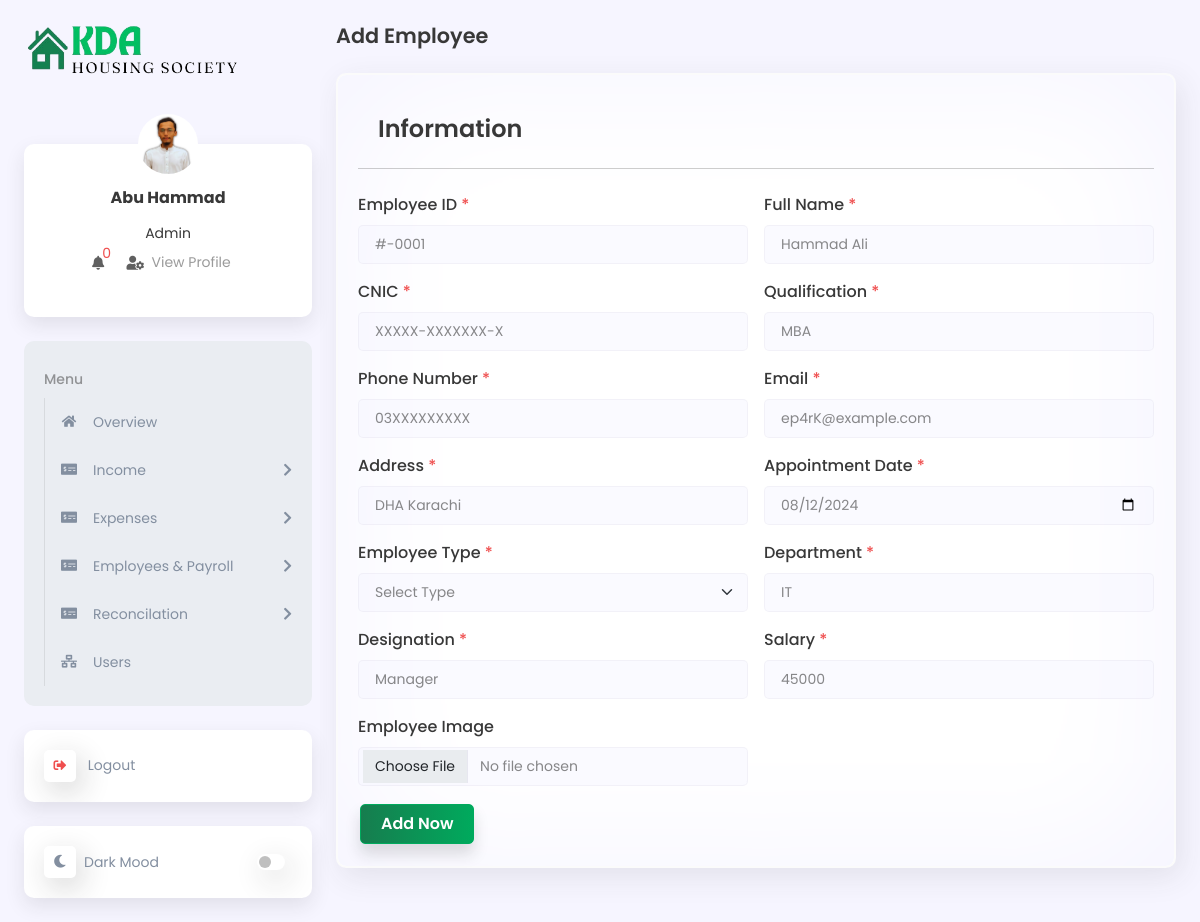
The page /addEmployeeQRCode.php (signed in) on the database as committed earlier.
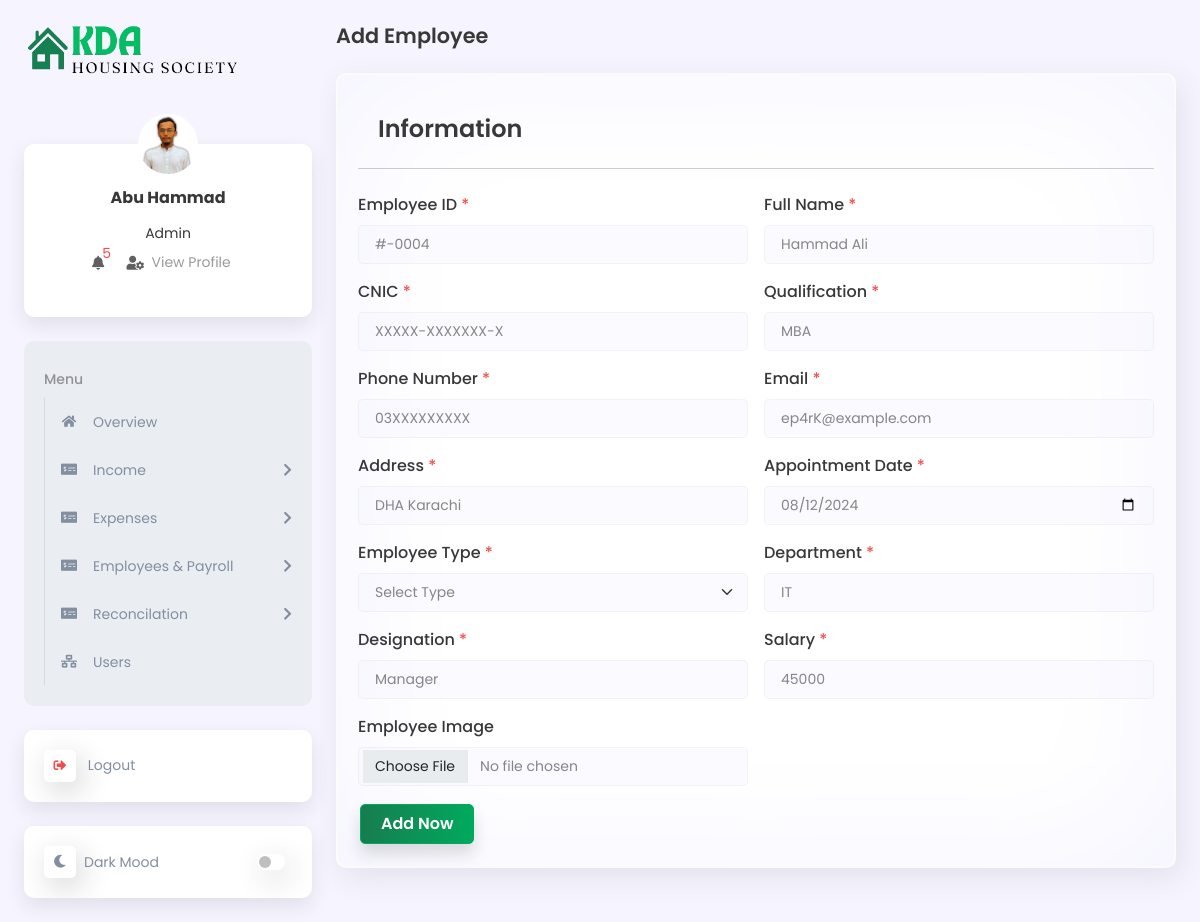
The same page on the database as committed later.
### tables this page shows
CREATE TABLE `employees` (
  `employee_id` int(11) NOT NULL,
  `employeeID` varchar(255) DEFAULT NULL,
  `employee_full_name` varchar(255) DEFAULT NULL,
  `employee_cnic` varchar(255) DEFAULT NULL,
  `employee_qualification` varchar(255) DEFAULT NULL,
  `employee_contact` varchar(255) DEFAULT NULL,
  `employee_email` varchar(255) DEFAULT NULL,
  `employee_address` varchar(255) DEFAULT NULL,
  `employee_image` varchar(255) DEFAULT NULL,
  `appointment_date` varchar(255) DEFAULT NULL,
  `employement_type` enum('permanent','contract') DEFAULT NULL,
  `QRcode` varchar(255) DEFAULT NULL,
  `department` varchar(255) DEFAULT NULL,
  `designation` varchar(255) DEFAULT NULL,
  `salary` varchar(100) DEFAULT NULL,
  `added_on` varchar(100) DEFAULT NULL,
  `added_by` varchar(100) DEFAULT NULL,
  `updated_on` varchar(100) DEFAULT NULL,
  `updated_by` varchar(100) DEFAULT NULL
);

### addEmployeeQRCode.php (the view, shortened to what the changed rows need)
<?php
include_once ("includes/function.php");
?>
<!DOCTYPE html>
<html lang="en">
<head>
    <link rel="stylesheet" href="lib/bootstrap_5/bootstrap.min.css">
    <link rel="stylesheet" href="lib/fontawesome/css/all.min.css">
    <link rel="stylesheet" href="assets/css/global.css">
    <link rel="stylesheet" href="assets/css/style.css">
    <link rel="stylesheet" href="assets/css/responsive.css">
</head>
<body class="d2c_theme_light">
    <div class="d2c_wrapper">
        <?php
        include ("includes/sidebar.php");
        ?>
        <div class="d2c_main p-4 ps-lg-3">
            <?php
            $gene_query = "SELECT `employeeID` FROM `employees` ORDER BY `employeeID` DESC";
            $gene_result = mysqli_query($conn, $gene_query);
            $gene_row = mysqli_fetch_array($gene_result);
            $last_reg_no = isset($gene_row['employeeID']) ? $gene_row['employeeID'] : null;
            if (empty($last_reg_no)) {
                $auto_reg_no = "#-0001";
            } else {
                $idd = str_replace("#-", "", $last_reg_no);
                $id = str_pad((string)($idd + 1), 4, 0, STR_PAD_LEFT);
                $auto_reg_no = "#-" . $id;
            }
            ?>
            <form action="includes/QRcode.php" method="post" id="add_houses_form" enctype="multipart/form-data">
                <div class="card h-auto">
                    <div class="card-body">
                        <div class="row g-3">
                            <div class="col-md-6">
                                <label class="form-label">Employee ID
                                    <span class="text-danger">*</span>
                                </label>
                                <input type="text" readonly name="employeeID" id="employeeID" class="form-control"
                                    placeholder="#EM001" value="<?= $auto_reg_no ?>">
                            </div>
                        </div>
                    </div>
                </div>
            </form>
        </div>
    </div>
</body>
</html>

### includes/sidebar.php (shortened to what the changed rows need)
<div class="d2c_sidebar offcanvas-lg offcanvas-start p-4 pe-lg-2" tabindex="-1" id="d2c_sidebar">
    <div class="d-flex flex-column">
        <div class="card d2c_profile_card text-center mb-4">
            <div class="card-body mt-4">
                <ul class="list-inline">
                    <li class="list-inline-item position-relative me-3">
                        <a class="nav-link p-0" href="#" role="button" data-bs-toggle="dropdown" aria-expanded="false">
                            <i class="fas fa-bell fa-fw"></i>
                            <span class="position-absolute top-0 start-100 translate-middle rounded-circle text-danger">
                                <?php
                                $msg_count_query = mysqli_query($conn, "SELECT COUNT(*) as total_messages FROM maintenance_payments WHERE status = 'unpaid'");
                                $msg_count_row = mysqli_fetch_assoc($msg_count_query);
                                $total_messages = $msg_count_row['total_messages'];
                                echo $total_messages;
                                ?>
                            </span>
                        </a>
                    </li>
                </ul>
            </div>
        </div>
    </div>
</div>

Rows that differ between the two databases and show on the page:
added employees: employeeID "#-0004"
Other text that changed with them:
$total_messages: "0" → "5"
form field employeeID: "#-0001" → (not shown)
